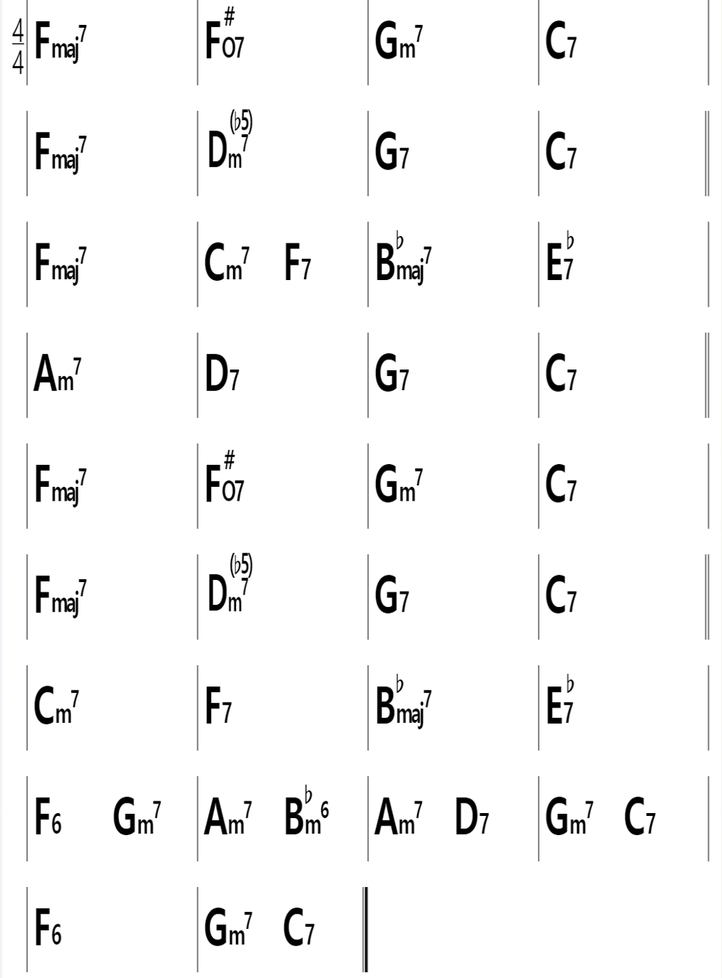
#> input picture 00. 신규악보/test/musical_chords.png, 722 x 978 px, shrunk from 985 x 1334 before the run; its folder holds only this picture in this run
$ python -i Package.py   (imports and definitions only)
#> lines starting #> are read from the running program, lines starting #| are printed output that depends on the picture; after the words box and inside, x2 and y2 are one past the last pixel; in counts of white or black regions, pixels touching at a corner belong together
import cv2
import numpy as np
from PIL import Image, ImageEnhance, ImageOps, ImageFilter
import os
import re

def preprocess_image(image_path):
#> called with image_path = 'musical_chords.png'
    try:
        image = Image.open(image_path)
#> image is the input picture: PIL image 722x978 RGBA; mean R, G, B, A 246.5, 246.5, 246.5, 255
        gray = ImageOps.grayscale(image)
        enhanced_image = ImageEnhance.Contrast(gray).enhance(2)
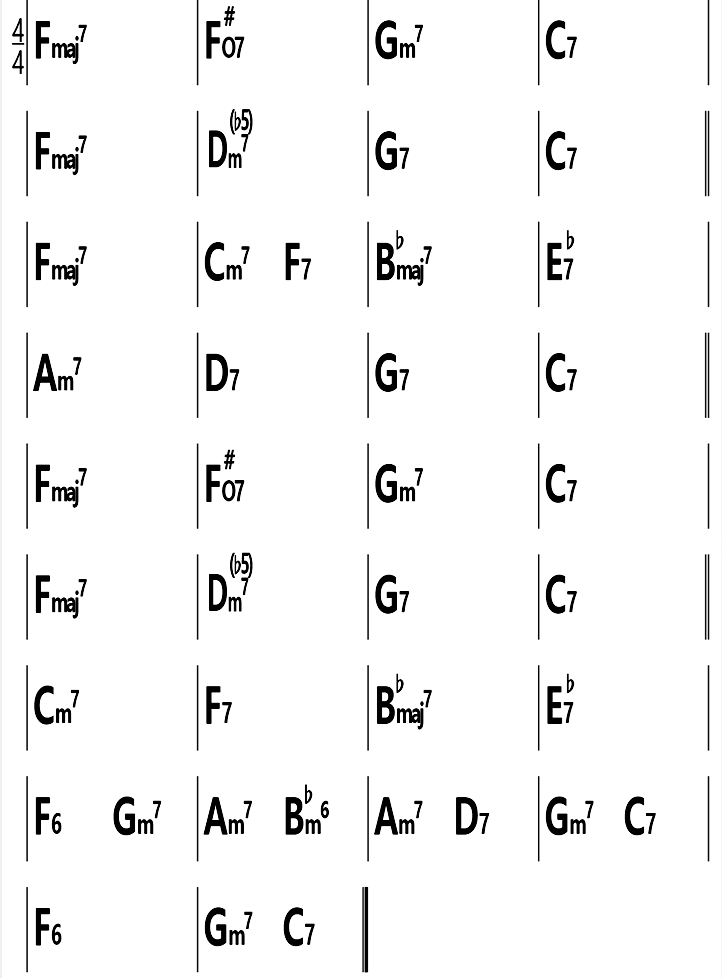
#> enhanced_image: PIL image 722x978 L; min 0, max 255, mean 244.2
        binary_image = enhanced_image.point(lambda x: 0 if x < 150 else 255, '1')
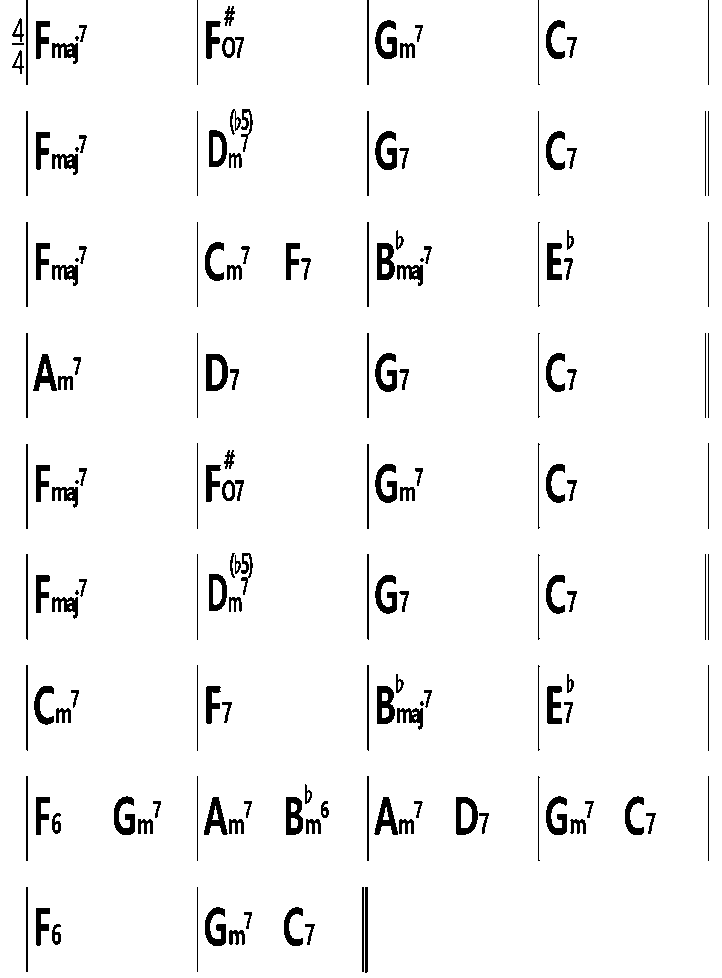
#> binary_image: PIL image 722x978 1; 95.8% white; 169 black regions (7 under 20 px), largest, box (x1, y1, x2, y2) and area: (206, 354, 228, 391) 505, (377, 686, 395, 724) 492, (456, 797, 478, 835) 484
        binary_image = binary_image.filter(ImageFilter.MedianFilter())
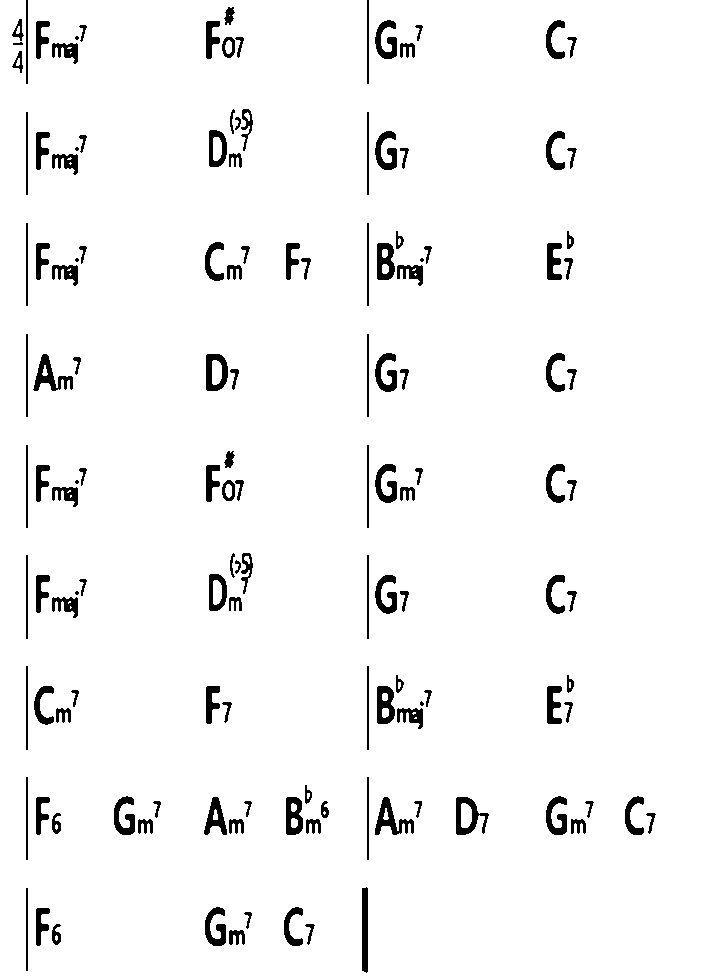
#> binary_image: PIL image 722x978 1; 96.1% white; 138 black regions (7 under 20 px), largest, box (x1, y1, x2, y2) and area: (375, 797, 414, 835) 579, (33, 354, 73, 391) 568, (456, 797, 489, 835) 565
        binary_image = binary_image.filter(ImageFilter.SHARPEN)
        return binary_image
    except Exception as e:
        print(f"Exception occurred while preprocessing image: {e}")
        return None

# [107 lines left out: functions count_lines, generate_html_content, not called in this run]

def modify_filename(filename):
    # Replace keys (e.g., Ab, Bb, C#, Db) in the filename with (key)
    return re.sub(r'\b([A-G][b#]?)\b', r'(\1)', filename)

# [27 lines left out: function process_images, not called in this run]


# 입력 디렉토리와 출력 디렉토리 경로 설정
input_dir = r'C:\Users\애드업\Desktop\test\[악보] 기본제공'
output_dir = r'C:\Users\애드업\Desktop\test\임시2'

# 디렉토리 내 모든 이미지 파일을 처리하여 HTML 파일 생성
# [1 line not run here, left out]

>>> result = preprocess_image('musical_chords.png')
